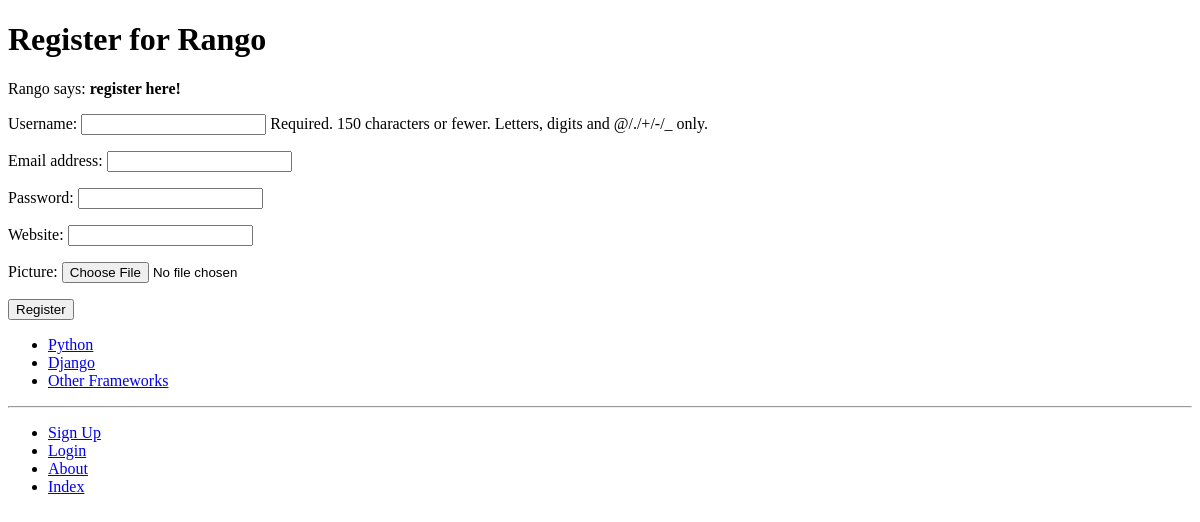
/rango/register/, run on an earlier commit of the app's database.
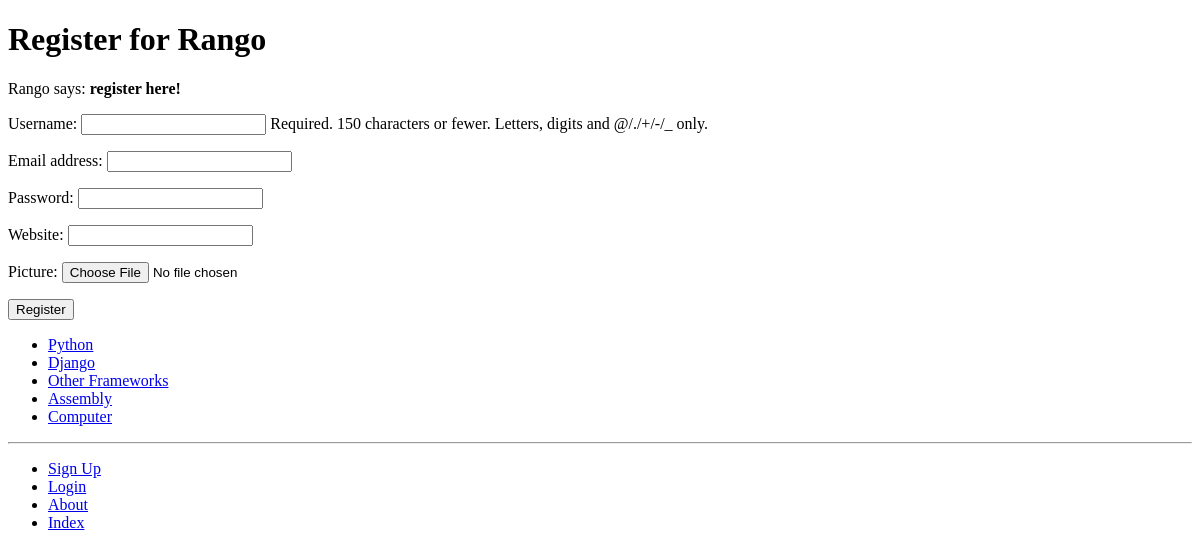
And on a later commit of the database.
### rango/models.py (models this page shows, shortened)
class Category(models.Model):
    NAME_MAX_LENGTH = 128
    name = models.CharField(max_length=NAME_MAX_LENGTH, unique=True)
    views = models.IntegerField(default=0)
    likes = models.IntegerField(default=0)
    slug = models.SlugField(unique=True)
    class Meta:
        verbose_name_plural = 'Categories'

### rango/views.py (the view)
# urls.py: path('register/', views.register, name='register'),
def register(request):
    registered = False
    if request.method == 'POST':
        user_form = UserForm(request.POST)
        profile_form = UserProfileForm(request.POST)
        if user_form.is_valid() and profile_form.is_valid():
            user = user_form.save()
            user.set_password(user.password)
            user.save()
            profile = profile_form.save(commit=False)
            profile.user = user
            if 'picture' in request.FILES:
                profile.picture = request.FILES['picture']
            profile.save()
            registered = True
        else:
            print(user_form.errors, profile_form.errors)
    else:
        user_form = UserForm()
        profile_form = UserProfileForm()
    return render(request, 'rango/register.html', context={'user_form': user_form, 'profile_form': profile_form, 'registered': registered})

### rango/forms.py
class UserForm(forms.ModelForm):
    password = forms.CharField(widget=forms.PasswordInput())
    class Meta:
        model = User
        fields = ('username', 'email', 'password',)

class UserProfileForm(forms.ModelForm):
    class Meta:
        model = UserProfile
        fields = ('website', 'picture',)

### rango/templatetags/rango_template_tags.py (called while the page is built)
@register.inclusion_tag('rango/categories.html')
def get_category_list(current_category=None):
    return {'categories': Category.objects.all(),
            'current_category': current_category}

### templates/rango/register.html (shortened to what this page needs)
{% extends 'rango/base.html' %}
{% load staticfiles %}
{% block body_block %}
<h1>Register for Rango</h1>
{% if registered %}
Rango says: <strong>thank you for registering!</strong>
<a href="{% url 'rango:index' %}">Return to the homepage.</a><br />
{% else %}
Rango says: <strong>register here!</strong><br />
<form id="user_form" method="post" action="{% url 'rango:register' %}" enctype="multipart/form-data">
    {{ user_form.as_p }}
    {{ profile_form.as_p }}
    <input type="submit" name="submit" value="Register" />
</form>
{% endif %}
{% endblock %}

### templates/rango/categories.html
<ul>
    {% if categories %}
        {% for c in categories %}
            {% if c == current_category %}
            <li><strong><a href="{% url 'rango:show_category' c.slug %}">{{ c.name }}</a></strong></li>
            {% else %}
            <li><a href="{% url 'rango:show_category' c.slug %}">{{ c.name }}</a></li>
            {% endif %}
        {% endfor %}
    {% else %}
        <li><strong>There are no categories present.</strong></li>
    {% endif %}
    </ul>

What changed in the data, as far as the page shows it:
added Category: name "Assembly"
added Category: name "Computer"
